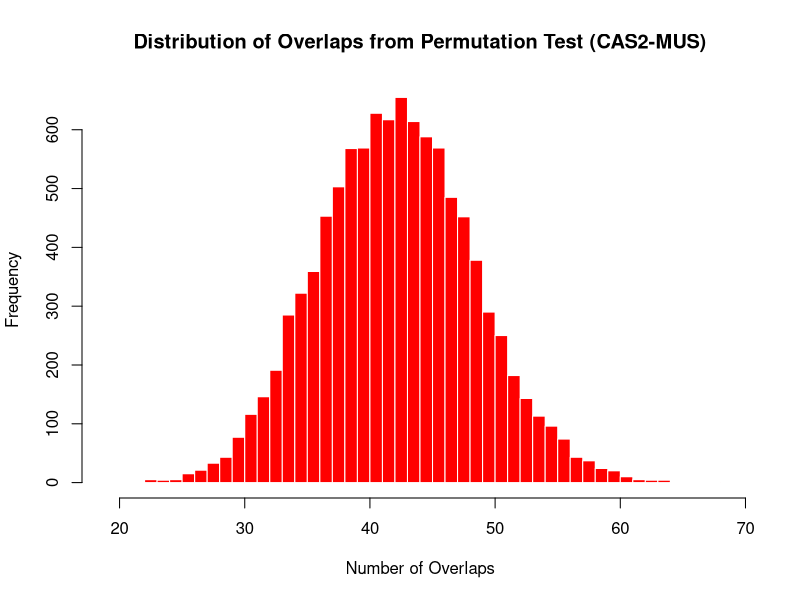

Recreate this plot in R.
# 设置参数
N <- 21859  # 总基因数
k1 <- 1010  # CAS2 中受选择的基因数
k2 <- 922  # MUS 中受选择的基因数
observed_overlap <- 107  # 观察到的重叠基因数
n_permutations <- 10000  # 置换次数

# 生成总基因集合
all_genes <- 1:N

# 初始化重叠数数组
random_overlaps <- numeric(n_permutations)

# 进行置换检验
set.seed(1)  # 固定随机数种子以便重现
for (i in 1:n_permutations) {
  # 随机选择 group1 和 group2 的基因
  group1_random <- sample(all_genes, k1, replace = FALSE)
  group2_random <- sample(all_genes, k2, replace = FALSE)
  
  # 计算随机情况下的重叠基因数
  random_overlaps[i] <- length(intersect(group1_random, group2_random))
}

# 计算 P 值：置换过程中重叠数大于或等于观察到的重叠数的比例
p_value <- mean(random_overlaps >= observed_overlap)

# 输出结果
p_value

# 绘制置换生成的重叠分布直方图
hist(random_overlaps, breaks = 50, main = "Distribution of Overlaps from Permutation Test (CAS2-MUS)",
     xlab = "Number of Overlaps", col = "red", border = "white")
abline(v = observed_overlap, col = "red", lwd = 2)  # 标记实际重叠数
